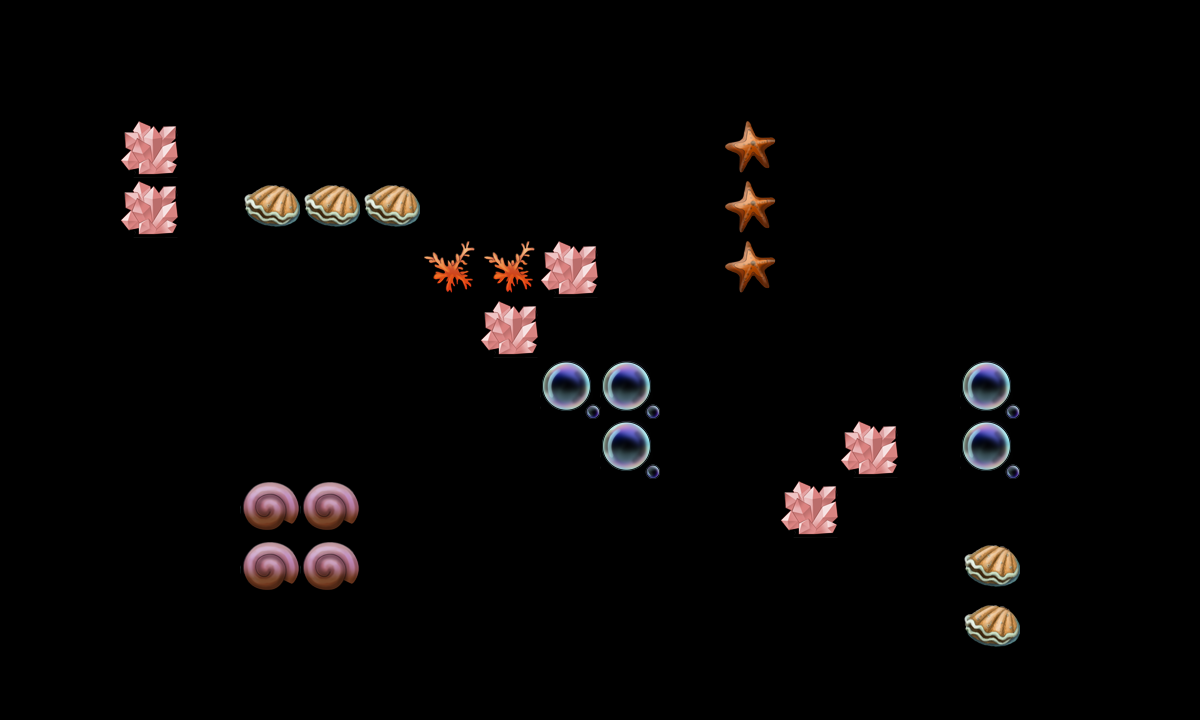

Tiled map render using the project's own tile images. Description and the map definition, with tile-layer contents summarised, below:
An orthogonal 20x12 tile map with 60x60 px tiles, 2 tile layers (canDes, cannotDes) and 33 objects (re3, re1, re2, tankpoint, re4, ...).

<map version="1.0" orientation="orthogonal" width="20" height="12" tilewidth="60" tileheight="60">
 <tileset firstgid="1" name="tmw_desert_spacing" tilewidth="60" tileheight="60">
  <image source="tmw_desert_spacing.png" width="480" height="300" />
  <tile id="30">
   <properties>
    <property name="canDes" value="1" />
   </properties>
  </tile>
 </tileset>
 <layer name="canDes" width="20" height="12">
  <data>[240 cells, 19 non-empty, 5 distinct tile ids]</data>
 </layer>
 <layer name="cannotDes" width="20" height="12">
  <data>[240 cells, 6 non-empty, 1 distinct tile ids]</data>
 </layer>
 <objectgroup name="spawnPoints" width="20" height="12">
  <object name="re3" x="840" y="120" width="60" height="60" />
  <object name="re1" x="600" y="240" width="60" height="60" />
  <object name="re2" x="720" y="360" width="60" height="60" />
  <object name="tankpoint" x="480" y="600" width="60" height="60" />
  <object name="re4" x="300" y="60" width="60" height="60" />
  <object name="re5" x="960" y="300" width="60" height="60" />
  <object name="re6" x="480" y="60" width="60" height="60" />
  <object name="re7" x="824" y="544" width="60" height="60" />
  <object name="re8" x="333" y="389" width="59" height="60" />
 </objectgroup>
 <objectgroup name="roadPoints" width="20" height="12" visible="0">
  <object name="p3" x="598" y="242" width="60" height="60" />
  <object name="p4" x="602" y="58" width="60" height="60" />
  <object name="p1" x="302" y="240" width="60" height="60" />
  <object name="p2" x="302" y="598" width="60" height="60" />
 </objectgroup>
 <objectgroup name="bossPoint" width="20" height="12" visible="0">
  <object name="boss1" x="240" y="60" width="60" height="60" />
 </objectgroup>
 <objectgroup name="buildingPoint" width="20" height="12" visible="0">
  <object name="building1" x="998" y="266" width="60" height="60" />
 </objectgroup>
 <objectgroup name="endPoint" width="20" height="12">
  <object name="endpoint" x="420" y="300" width="60" height="60" />
 </objectgroup>
 <objectgroup name="morePoint" width="20" height="12">
  <object name="morepoint" x="240" y="240" width="60" height="60" />
 </objectgroup>
 <objectgroup name="minePoint" width="20" height="12">
  <object name="mine1" x="363" y="659" width="60" height="60" />
  <object name="mine2" x="362" y="599" width="60" height="60" />
  <object name="mine3" x="601" y="540" width="60" height="60" />
  <object name="mine4" x="361" y="541" width="60" height="60" />
  <object name="mine5" x="602" y="599" width="60" height="60" />
  <object name="mine6" x="360" y="479" width="60" height="60" />
  <object name="mine7" x="601" y="661" width="60" height="60" />
  <object name="mine8" x="600" y="480" width="60" height="60" />
  <object name="mine9" x="600" y="300" width="60" height="60" />
  <object name="mine10" x="240" y="300" width="60" height="60" />
  <object name="mine11" x="480" y="180" width="60" height="60" />
  <object name="mine12" x="960" y="180" width="60" height="60" />
  <object name="mine13" x="720" y="600" width="60" height="60" />
  <object name="mine14" x="1020" y="420" width="60" height="60" />
  <object name="mine15" x="660" y="60" width="60" height="60" />
  <object name="mine16" x="120" y="540" width="60" height="60" />
 </objectgroup>
</map>
